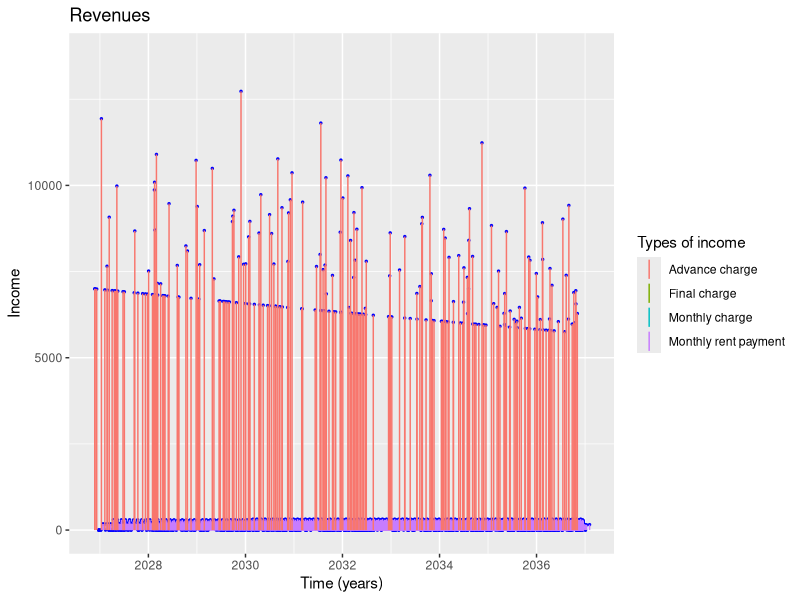
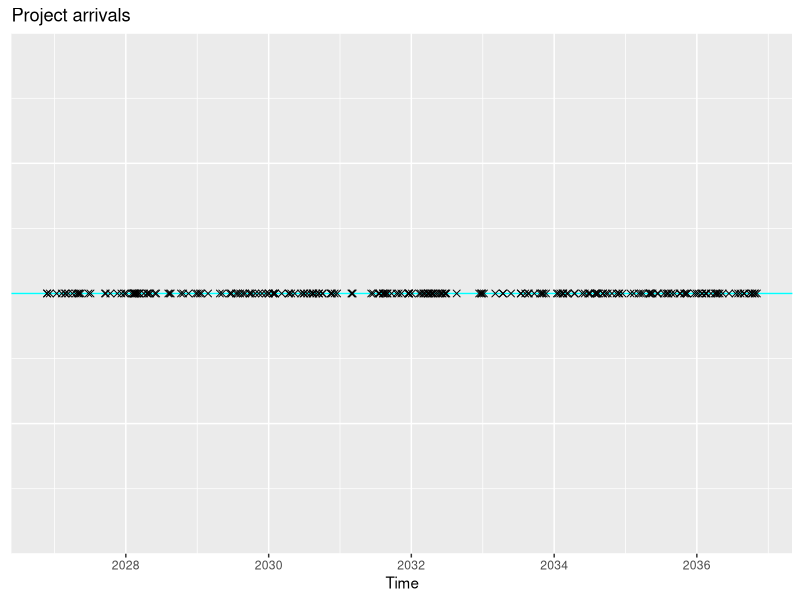
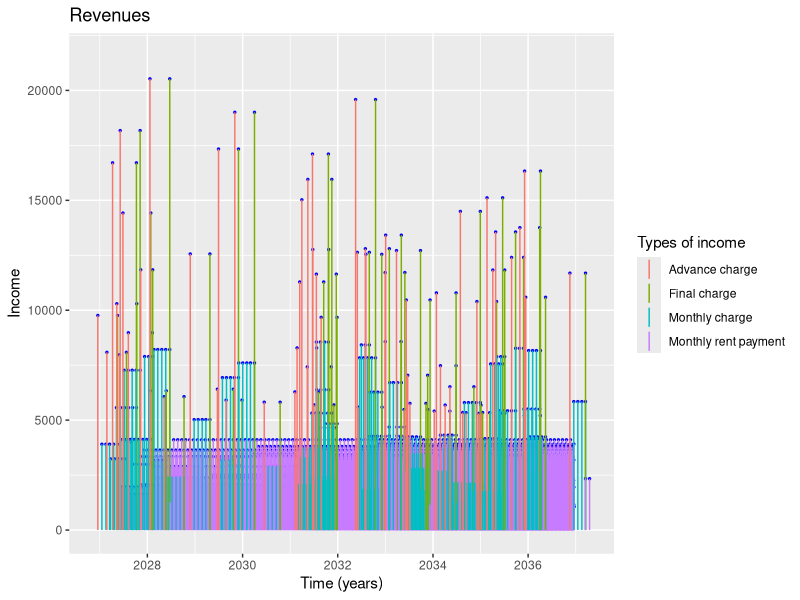
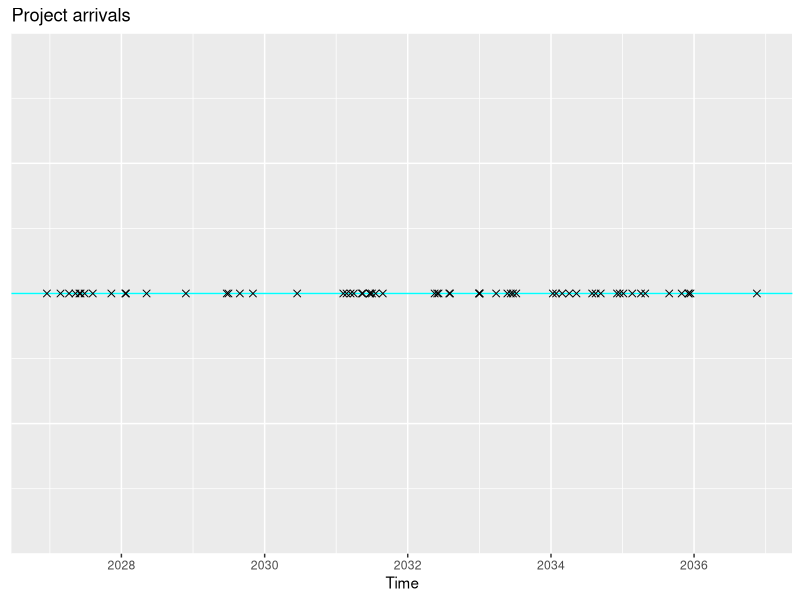
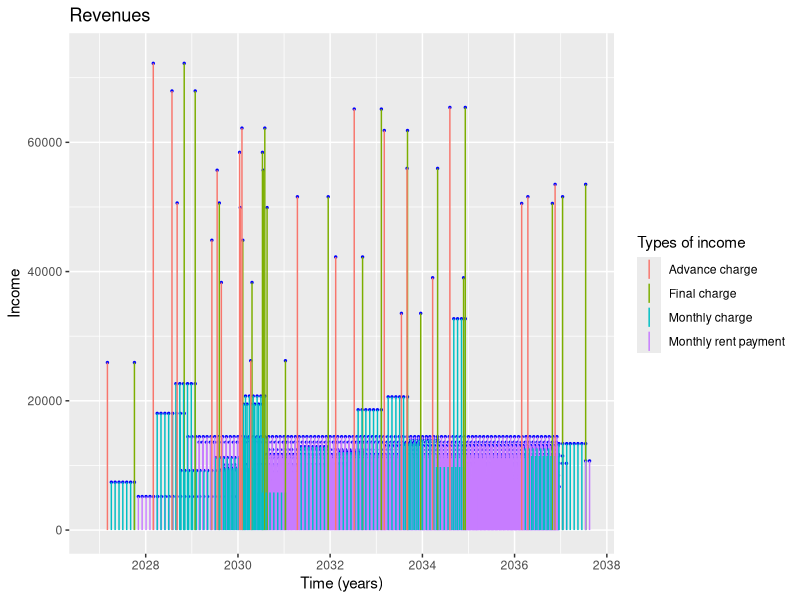
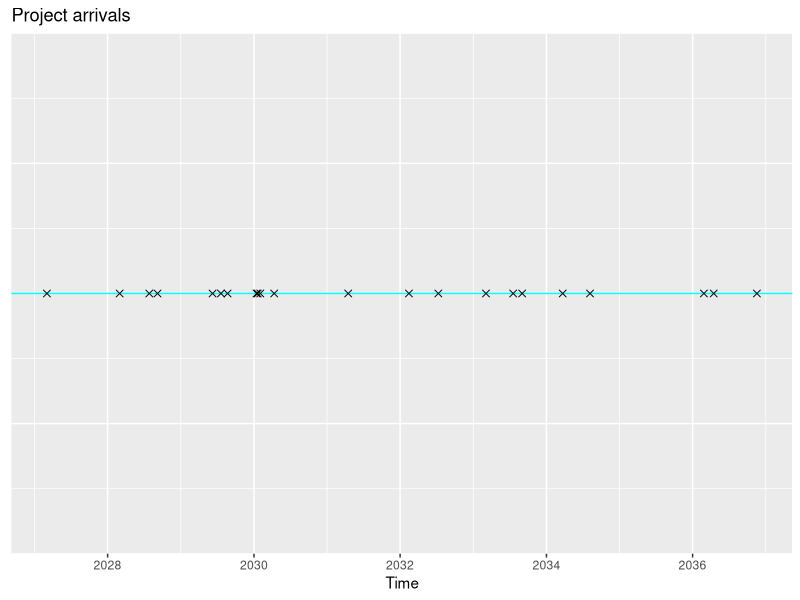
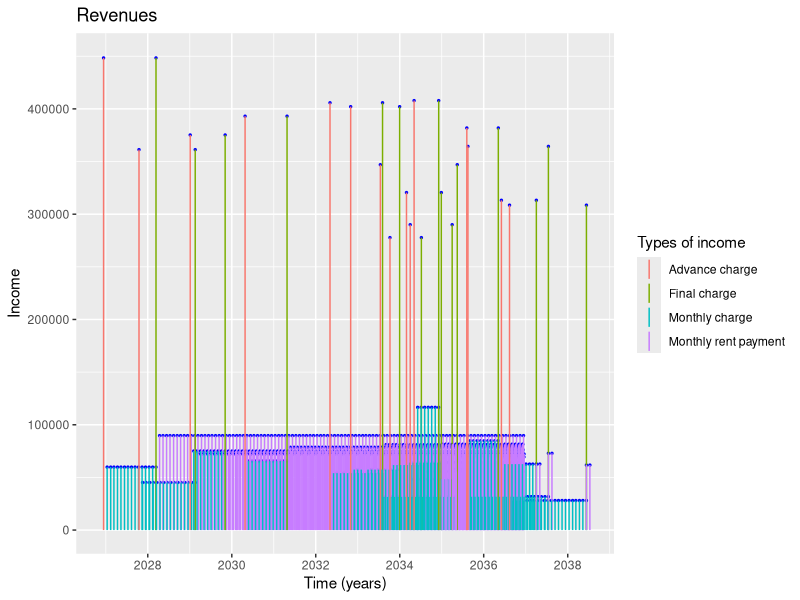
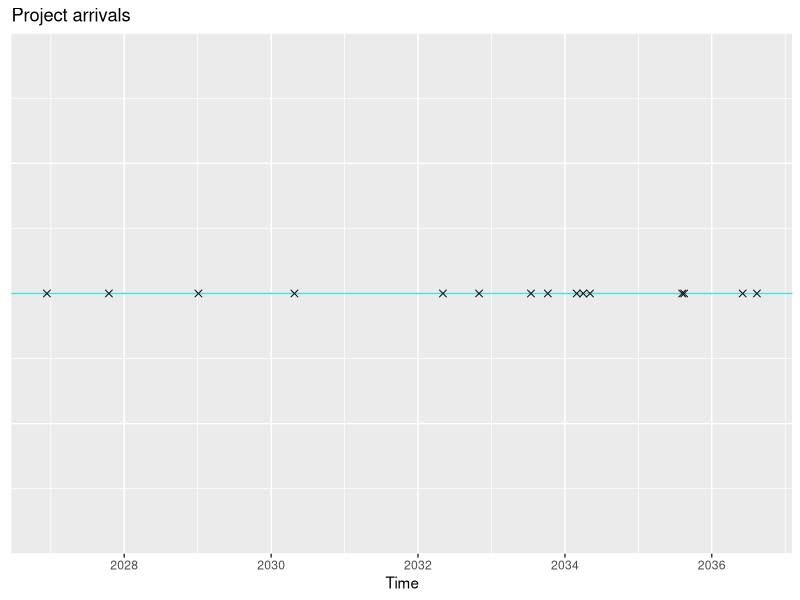

Reproduce these figures in R, in order.
## ---- chunk 1
knitr::opts_chunk$set(echo = FALSE)
knitr::opts_chunk$set(warning = FALSE)
# Avoid scientific notation
options(scipen = 999)
inline_hook <- function(x) {
  if (is.numeric(x)) {
    format(x, digits = 2)
  } else x
}
knitr::knit_hooks$set(inline = inline_hook)
# Source libraries
library(lubridate)
library(ggplot2)
library(gridExtra)
library(grid)
## ---- chunk 2
t <- 10
y <- 0.10
r <- -0.02
## ---- chunk 3
getProjectPresentValue <- function(
  t,# Lifetime of the company
  # Mexican economy
  y, # Annual interest rate
  r, # Inflation rate
  # Princing of the project
  average.price, # Expected price of the project
  sd.price, # Standar deviation of the price of the project
  minimum.price, # Minimum price accepted for the project
  average.development.months, # Expected development time of the project measured in months
  lambda.po, # Expected number of projects developed in a year
  # Payment scheme
  advance.charge.rate, # Percentage of the final price that is paid at the begining of the project
  during.development.charge.rate, # Percentage of the final price that is paid during the development of the project
  final.charge.rate, # Percentage of the final price that is paid at the end of the development of the project
  monthly.rent.rate # Percentaje of the price of the project to be charged monthly for project maintenance
) {
  # Calculate monthly effective interest rate
  y12 <- (1+y)^(1/12)-1
  
  time <- 0
  arrival.time <- 0
  interarrivals <- c()
  arrivals <- c()
  positive.flows <- data.frame()
  negative.flows <- data.frame()
  adjusted.prices <- c()
  present.values <- c()
  # Simulate projects arrivals
  while (time < t) {
    interarrival.time <- rexp(n=1, rate=lambda.po)
    time <- time + interarrival.time 
    if (time < t) {
      interarrivals <- c(interarrivals, interarrival.time)
      arrival.time <- arrival.time + interarrival.time
      arrivals <- c(arrivals, arrival.time)
      # Compute the present value of the project that just came in
      price <- rnorm(1, mean=average.price, sd=sd.price)-rgamma(1, shape=2, rate=0.6)*1000
      price <- max(minimum.price, price)
      # Adjust price with inflation rate
      adjusted.price <- price*(1+r)^arrival.time
      adjusted.prices <- c(adjusted.prices, adjusted.price)
      # Payment scheme
      advance.charge <- adjusted.price*advance.charge.rate
      during.development.charge <- adjusted.price*during.development.charge.rate
      final.charge <- adjusted.price*final.charge.rate
      monthly.rent <- adjusted.price*monthly.rent.rate
      # Simulate development time in months
      development.time <- rlnorm(1, meanlog=0, sdlog=0.25)*average.development.months
      months <- ceiling(development.time)
      monthly.payment <- during.development.charge/months
      time.to.end <- t - (arrival.time + months/12)
      time.to.end <- max(0, time.to.end)
      months.to.end <- ceiling(time.to.end*12)
      # Populate cash flows collections
      now <- as_datetime(Sys.time())
      arrival.time.in.seconds <- as.numeric(duration(arrival.time, unit="years"))
      arrival.date <- now + seconds(arrival.time.in.seconds)
      entry <- list(arrival.date, advance.charge, TRUE, "Advance charge")
      positive.flows <- rbind(positive.flows, entry, stringsAsFactors=FALSE)
      for (l in 1:months) {
        monthly.payment.date <- arrival.date + months(l)
        entry <- list(monthly.payment.date, monthly.payment, TRUE, "Monthly charge")
        positive.flows <- rbind(positive.flows, entry, stringsAsFactors=FALSE)
      }
      end.date <- arrival.date + months(months)
      entry <- list(end.date, final.charge, TRUE, "Final charge")
      positive.flows <- rbind(positive.flows, entry, stringsAsFactors=FALSE)
      for (s in 1:months.to.end) {
        monthly.rent.payment.date <- arrival.date + months(months + s)
        entry <-list(monthly.rent.payment.date, monthly.rent, TRUE, "Monthly rent payment")
        positive.flows <- rbind(positive.flows, entry, stringsAsFactors=FALSE)
      }
      names(positive.flows) <- c("Date","Amount","Income","Concept")
      #names(negative.flows) <- c("Date","Amount","Income","Concept")
      # Compute present values based on payment scheme
      discount.factor <- (1/(1+y))^arrival.time
      fractional.annuity <- ((1-(1/(1+y12))^months)/y12)
      advance.charge.present.value <- discount.factor*advance.charge
      monthly.charges.present.value <- discount.factor*monthly.payment*fractional.annuity
      final.payment.present.value <- discount.factor*((1/(1+y))^(development.time/12))*final.charge
      monthly.rents.present.value <- discount.factor*((1/(1+y))^(development.time/12))*monthly.rent*((1-(1/(1+y12))^(months.to.end))/y12)
      # Compute total present value
      present.value <- advance.charge.present.value + monthly.charges.present.value + final.payment.present.value + monthly.rents.present.value
      present.values <- c(present.values, present.value)
    }
  }
  
  revenues.plot <- ggplot(data=positive.flows, aes(x=as_datetime(positive.flows$Date), y=positive.flows$Amount)) +
    geom_point(color="blue", size=0.5) + 
    ylim(c(0,max(positive.flows$Amount)+1000)) +
    xlim(c(as_datetime(Sys.time()),max(as_datetime(positive.flows$Date)))) +
    #geom_hline(yintercept=mean(positive.flows$Amount), size=1, color="cyan") +
    #geom_linerange(aes(x=as_datetime(positive.flows$Date), ymax=positive.flows$Amount, ymin=0), color="#00AFBB") +
    geom_linerange(aes(x=as_datetime(positive.flows$Date), ymax=positive.flows$Amount, ymin=0, color=positive.flows$Concept)) +
    labs(title="Revenues", x="Time (years)", y="Income") +
    guides(color=guide_legend(title="Types of income"))
  
  arrivals.df <- positive.flows[positive.flows$Concept %in% c("Advance charge"),]
  
  arrivals.plot <- ggplot(data=arrivals.df, aes(x=as_datetime(arrivals.df$Date), y=c(0))) + 
    ylim(c(0,0)) +
    labs(title="Project arrivals", x="Time", y="") +
    theme(
      #aspect.ratio=0.1, 
          axis.title.y=element_blank(),
          axis.text.y=element_blank(),
          axis.ticks.y=element_blank()) +
    geom_hline(yintercept=0, size=0.5, color="cyan") +
    geom_point(shape=4, size=2) 
  
  projects.present.value <- sum(present.values)
  
  return(list(
    positive.flows,
    negative.flows,
    revenues.plot,
    arrivals.plot,
    projects.present.value
  ))
}

getInhouseProjectPresentValue <- function(
  t, # Lifetime of the company
  # Mexican economy
  y, # Annual interest rate
  r, # Inflation rate
  # Project details
  lambda.po, # Expected number of projects developed in a year
  average.development.months, # Expected development time of the project measured in months
  # Revenue scheme
  average.monthly.rent, # Expected value of the monthly rent that the project will generate
  sd.monthly.rent # Standar deviation of the monthly rent that the project will generate
) {
  # Calculate monthly effective interest rate
  y12 <- (1+y)^(1/12)-1
  
  time <- 0
  arrival.time <- 0
  interarrivals <- c()
  arrivals <- c()
  adjusted.prices <- c()
  positive.flows <- data.frame()
  negative.flows <- data.frame()
  present.values <- c()
  arrival.dates <- c()
  # Simulate projects arrivals
  while (time < t) {
    interarrival.time <- rexp(n=1, rate=lambda.po)
    time <- time + interarrival.time 
    if (time < t) {
      interarrivals <- c(interarrivals, interarrival.time)
      arrival.time <- arrival.time + interarrival.time
      arrivals <- c(arrivals, arrival.time)
      # Get development time
      development.time <- rlnorm(1, meanlog=0, sdlog=0.25)*average.development.months
      months <- ceiling(development.time)
      time.to.end <- t - arrival.time - months/12
      months.to.end <- ceiling(time.to.end*12)
      monthly.rent <- rnorm(1, mean=average.monthly.rent, sd=sd.monthly.rent)
      monthly.rent <- max(0, monthly.rent)
      # Populate cash flows collections
      now <- as_datetime(Sys.time())
      arrival.time.in.seconds <- as.numeric(duration(arrival.time, unit="years"))
      arrival.date <- now + seconds(arrival.time.in.seconds)
      arrival.dates <- c(arrival.dates, arrival.date)
      for (s in 1:months.to.end) {
        monthly.rent.payment.date <- arrival.date + months(months + s)
        entry <-list(monthly.rent.payment.date, monthly.rent, TRUE, "Monthly revenue")
        positive.flows <- rbind(positive.flows, entry, stringsAsFactors=FALSE)
      }
      names(positive.flows) <- c("Date","Amount","Income","Concept")
      #names(negative.flows) <- c("Date","Amount","Income","Concept")
      # Compute present values
      discount.factor <- (1/(1+y))^arrival.time
      monthly.rents.present.value <- discount.factor*monthly.rent*((1-(1/(1+y12))^(months.to.end))/y12)
      present.value <- monthly.rents.present.value
      present.values <- c(present.values, present.value)
    }
  }
  
  revenues.plot <- ggplot(data=positive.flows, aes(x=as_datetime(positive.flows$Date), y=positive.flows$Amount)) +
    geom_point(color="blue", size=0.5) + 
    ylim(c(0,max(positive.flows$Amount)+1000)) +
    xlim(c(as_datetime(Sys.time()),max(as_datetime(positive.flows$Date)))) +
    #geom_hline(yintercept=mean(positive.flows$Amount), size=1, color="cyan") +
    #geom_linerange(aes(x=as_datetime(positive.flows$Date), ymax=positive.flows$Amount, ymin=0), color="#00AFBB") +
    geom_linerange(aes(x=as_datetime(positive.flows$Date), ymax=positive.flows$Amount, ymin=0, color=positive.flows$Concept)) +
    labs(title="Revenues", x="Time (years)", y="Income") +
    guides(color=guide_legend(title="Types of income"))
  
  arrivals.df <- data.frame(arrival.dates)
  names(arrivals.df) <- c("Date")
  
  arrivals.plot <- ggplot(data=arrivals.df, aes(x=as_datetime(arrivals.df$Date), y=c(0))) + 
    ylim(c(0,0)) +
    labs(title="Project arrivals", x="Time", y="") +
    theme(
      #aspect.ratio=0.1, 
          axis.title.y=element_blank(),
          axis.text.y=element_blank(),
          axis.ticks.y=element_blank()) +
    geom_hline(yintercept=0, size=0.5, color="cyan") +
    geom_point(shape=4, size=2) 
  
  projects.present.value <- sum(present.values)
  
  return(list(
    positive.flows,
    negative.flows,
    revenues.plot,
    arrivals.plot,
    projects.present.value
  ))
}
## ---- chunk 4
  t=10 # Lifetime of the company
  # Mexican economy
  y=0.1 # Annual interest rate
  r=-0.02 # Inflation rate
  # Princing of the project
  average.price=10000 # Expected price of the project
  sd.price=2000 # Standar deviation of the price of the project
  minimum.price=7000 # Minimum price accepted for the project
  average.development.months=1 # Expected development time of the project measured in months
  lambda.po=12*2 # Expected number of projects developed in a year
  # Payment scheme
  advance.charge.rate=1 # Percentage of the final price that is paid at the begining of the project
  during.development.charge.rate=0 # Percentage of the final price that is paid during the development of the project
  final.charge.rate=0 # Percentage of the final price that is paid at the end of the development of the project
  monthly.rent.rate=0.025 
value.landings <- getProjectPresentValue(
  t=10, # Lifetime of the company
  # Mexican economy
  y=0.1, # Annual interest rate
  r=-0.02, # Inflation rate
  # Princing of the project
  average.price=10000, # Expected price of the project
  sd.price=2000, # Standar deviation of the price of the project
  minimum.price=7000, # Minimum price accepted for the project
  average.development.months=1, # Expected development time of the project measured in months
  lambda.po=12*2, # Expected number of projects developed in a year
  # Payment scheme
  advance.charge.rate=1, # Percentage of the final price that is paid at the begining of the project
  during.development.charge.rate=0, # Percentage of the final price that is paid during the development of the project
  final.charge.rate=0, # Percentage of the final price that is paid at the end of the development of the project
  monthly.rent.rate=0.025 # Percentaje of the price of the project to be charged monthly for project maintenance
)
## ---- chunk 5
value.landings[[3]]
## ---- chunk 6
value.landings[[4]]
## ---- chunk 7
  t=10 # Lifetime of the company
  # Mexican economy
  y=0.1 # Annual interest rate
  r=-0.02 # Inflation rate
  # Princing of the project
  average.price=50000 # Expected price of the project
  sd.price=20000 # Standar deviation of the price of the project
  minimum.price=25000 # Minimum price accepted for the project
  average.development.months=4 # Expected development time of the project measured in months
  lambda.po=5 # Expected number of projects developed in a year
  # Payment scheme
  advance.charge.rate=0.25 # Percentage of the final price that is paid at the begining of the project
  during.development.charge.rate=0.5 # Percentage of the final price that is paid during the development of the project
  final.charge.rate=0.25 # Percentage of the final price that is paid at the end of the development of the project
  monthly.rent.rate=0.05 # Percentaje of the price of the project to be charged monthly for project maintenance

value.small.projects <- getProjectPresentValue(
  t=t, # Lifetime of the company
  # Mexican economy
  y=y, # Annual interest rate
  r=r, # Inflation rate
  # Princing of the project
  average.price=average.price, # Expected price of the project
  sd.price=sd.price, # Standar deviation of the price of the project
  minimum.price=minimum.price, # Minimum price accepted for the project
  average.development.months=average.development.months, # Expected development time of the project measured in months
  lambda.po=lambda.po, # Expected number of projects developed in a year
  # Payment scheme
  advance.charge.rate=advance.charge.rate, # Percentage of the final price that is paid at the begining of the project
  during.development.charge.rate=during.development.charge.rate, # Percentage of the final price that is paid during the development of the project
  final.charge.rate=final.charge.rate, # Percentage of the final price that is paid at the end of the development of the project
  monthly.rent.rate=monthly.rent.rate # Percentaje of the price of the project to be charged monthly for project maintenance
)
## ---- chunk 8
value.small.projects[[3]]
## ---- chunk 9
value.small.projects[[4]]
## ---- chunk 10
  t=10 # Lifetime of the company
  # Mexican economy
  y=0.1 # Annual interest rate
  r=-0.02 # Inflation rate
  # Princing of the project
  average.price=200000 # Expected price of the project
  sd.price=70000 # Standar deviation of the price of the project
  minimum.price=100000 # Minimum price accepted for the project
  average.development.months=7 # Expected development time of the project measured in months
  lambda.po=2 # Expected number of projects developed in a year
  # Payment scheme
  advance.charge.rate=0.25 # Percentage of the final price that is paid at the begining of the project
  during.development.charge.rate=0.5 # Percentage of the final price that is paid during the development of the project
  final.charge.rate=0.25 # Percentage of the final price that is paid at the end of the development of the project
  monthly.rent.rate=0.05 # Percentaje of the price of the project to be charged monthly for project maintenance

value.large.projects <- getProjectPresentValue(
  t=t, # Lifetime of the company
  # Mexican economy
  y=y, # Annual interest rate
  r=r, # Inflation rate
  # Princing of the project
  average.price=average.price, # Expected price of the project
  sd.price=sd.price, # Standar deviation of the price of the project
  minimum.price=minimum.price, # Minimum price accepted for the project
  average.development.months=average.development.months, # Expected development time of the project measured in months
  lambda.po=lambda.po, # Expected number of projects developed in a year
  # Payment scheme
  advance.charge.rate=advance.charge.rate, # Percentage of the final price that is paid at the begining of the project
  during.development.charge.rate=during.development.charge.rate, # Percentage of the final price that is paid during the development of the project
  final.charge.rate=final.charge.rate, # Percentage of the final price that is paid at the end of the development of the project
  monthly.rent.rate=monthly.rent.rate # Percentaje of the price of the project to be charged monthly for project maintenance
)
## ---- chunk 11
value.large.projects[[3]]
## ---- chunk 12
value.large.projects[[4]]
## ---- chunk 13
  t=10 # Lifetime of the company
  # Mexican economy
  y=0.1 # Annual interest rate
  r=-0.02 # Inflation rate
  # Princing of the project
  average.price=1600000 # Expected price of the project
  sd.price=200000 # Standar deviation of the price of the project
  minimum.price=500000 # Minimum price accepted for the project
  average.development.months=13 # Expected development time of the project measured in months
  lambda.po=1 # Expected number of projects developed in a year
  # Payment scheme
  advance.charge.rate=0.25 # Percentage of the final price that is paid at the begining of the project
  during.development.charge.rate=0.5 # Percentage of the final price that is paid during the development of the project
  final.charge.rate=0.25 # Percentage of the final price that is paid at the end of the development of the project
  monthly.rent.rate=0.05 # Percentaje of the price of the project to be charged monthly for project maintenance

value.enterprice.projects <- getProjectPresentValue(
  t=t, # Lifetime of the company
  # Mexican economy
  y=y, # Annual interest rate
  r=r, # Inflation rate
  # Princing of the project
  average.price=average.price, # Expected price of the project
  sd.price=sd.price, # Standar deviation of the price of the project
  minimum.price=minimum.price, # Minimum price accepted for the project
  average.development.months=average.development.months, # Expected development time of the project measured in months
  lambda.po=lambda.po, # Expected number of projects developed in a year
  # Payment scheme
  advance.charge.rate=advance.charge.rate, # Percentage of the final price that is paid at the begining of the project
  during.development.charge.rate=during.development.charge.rate, # Percentage of the final price that is paid during the development of the project
  final.charge.rate=final.charge.rate, # Percentage of the final price that is paid at the end of the development of the project
  monthly.rent.rate=monthly.rent.rate # Percentaje of the price of the project to be charged monthly for project maintenance
)
## ---- chunk 14
value.enterprice.projects[[3]]
## ---- chunk 15
value.enterprice.projects[[4]]
## ---- chunk 16
  t=10 # Lifetime of the company
  # Mexican economy
  y=0.1 # Annual interest rate
  r=-0.02 # Inflation rate
  # Project details
  lambda.po=5 # Expected number of projects developed in a year
  average.development.months=14 # Expected development time of the project measured in months
  # Revenue scheme
  average.monthly.rent=400000 # Expected value of the monthly rent that the project will generate
  sd.monthly.rent=100000 # Standar deviation of the monthly rent that the project will generate

value.inhouse.projects <- getInhouseProjectPresentValue(
  t=t, # Lifetime of the company
  # Mexican economy
  y=y, # Annual interest rate
  r=r, # Inflation rate
  # Project details
  lambda.po=lambda.po, # Expected number of projects developed in a year
  average.development.months=average.development.months, # Expected development time of the project measured in months
  # Revenue scheme
  average.monthly.rent=average.monthly.rent, # Expected value of the monthly rent that the project will generate
  sd.monthly.rent=sd.monthly.rent # Standar deviation of the monthly rent that the project will generate
)
## ---- chunk 17
value.inhouse.projects[[3]]
## ---- chunk 18
value.inhouse.projects[[4]]
